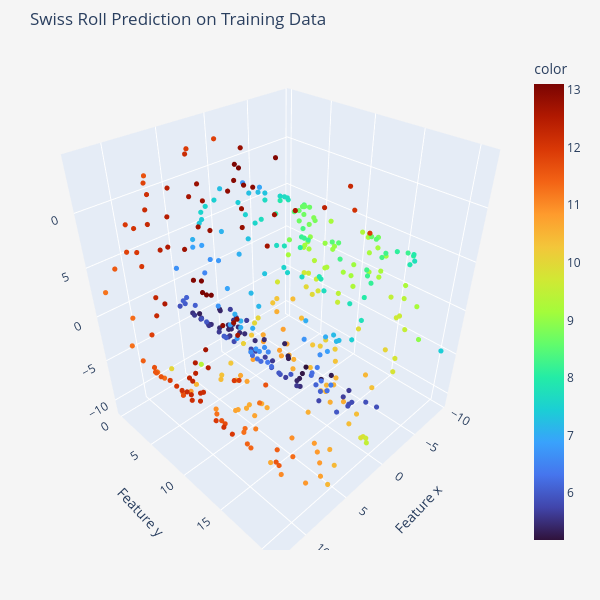

Notebook source saved alongside this figure:
### Code cell
# Create an interactive 3D scatter plot, of the first two columns
fig = px.scatter_3d(x=X_org_tr[:, 0], y=X_org_tr[:, 1], z=X_org_tr[:, 2], 
                    title='Swiss Roll Prediction on Training Data',
                    labels={'x': 'Feature x', 
                            'y': 'Feature y', 
                            'z': 'Feature z'},
                    color=y_pred_org_tr_flat, 
                    color_continuous_scale = ply.colors.sequential.Turbo)
mrg = dict(l = 50, r = 50, b = 50, t = 50, pad = 10)
fig.update_traces(marker=dict(size=3, symbol='circle'))
fig.update_layout(width=600, height=600, margin = mrg, paper_bgcolor = 'whitesmoke')
fig.show()

### Figure 1 — Plotly figure (JSON) as saved in the notebook; plotly's stock layout.template omitted (floating-point values rounded to 4 significant figures; data arrays with more than 128 entries replaced by an {"elided": "..."} marker saying what was removed)
{"data": [{"hovertemplate": "Feature x=%{x}<br>Feature y=%{y}<br>Feature z=%{z}<br>color=%{marker.color}<extra></extra>", "legendgroup": "", "marker": {"color": {"elided": "402 float values"}, "coloraxis": "coloraxis", "size": 3, "symbol": "circle"}, "mode": "markers", "name": "", "scene": "scene", "showlegend": false, "type": "scatter3d", "x": {"elided": "402 float values"}, "y": {"elided": "402 float values"}, "z": {"elided": "402 float values"}}], "layout": {"coloraxis": {"colorbar": {"title": {"text": "color"}}, "colorscale": [[0, "#30123b"], [0.07143, "#4145ab"], [0.1429, "#4675ed"], [0.2143, "#39a2fc"], [0.2857, "#1bcfd4"], [0.3571, "#24eca6"], [0.4286, "#61fc6c"], [0.5, "#a4fc3b"], [0.5714, "#d1e834"], [0.6429, "#f3c63a"], [0.7143, "#fe9b2d"], [0.7857, "#f36315"], [0.8571, "#d93806"], [0.9286, "#b11901"], [1, "#7a0402"]]}, "height": 600, "legend": {"tracegroupgap": 0}, "margin": {"b": 50, "l": 50, "pad": 10, "r": 50, "t": 50}, "paper_bgcolor": "whitesmoke", "scene": {"domain": {"x": [0, 1], "y": [0, 1]}, "xaxis": {"title": {"text": "Feature x"}}, "yaxis": {"title": {"text": "Feature y"}}, "zaxis": {"title": {"text": "Feature z"}}}, "title": {"text": "Swiss Roll Prediction on Training Data"}, "width": 600}}
